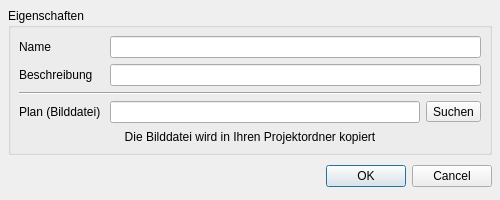
<ui version="4.0" >
 <author></author>
 <comment></comment>
 <exportmacro></exportmacro>
 <class>TerrainEditDialog</class>
 <widget class="QDialog" name="TerrainEditDialog" >
  <property name="geometry" >
   <rect>
    <x>0</x>
    <y>0</y>
    <width>500</width>
    <height>200</height>
   </rect>
  </property>
  <property name="sizePolicy" >
   <sizepolicy>
    <hsizetype>0</hsizetype>
    <vsizetype>0</vsizetype>
    <horstretch>0</horstretch>
    <verstretch>0</verstretch>
   </sizepolicy>
  </property>
  <property name="windowTitle" >
   <string>Gelände bearbeiten</string>
  </property>
  <layout class="QGridLayout" >
   <property name="margin" >
    <number>8</number>
   </property>
   <property name="spacing" >
    <number>6</number>
   </property>
   <item row="0" column="0" >
    <widget class="QGroupBox" name="groupBox" >
     <property name="title" >
      <string>Eigenschaften</string>
     </property>
     <layout class="QGridLayout" >
      <property name="margin" >
       <number>8</number>
      </property>
      <property name="spacing" >
       <number>6</number>
      </property>
      <item row="2" column="0" colspan="3" >
       <widget class="Line" name="line" >
        <property name="orientation" >
         <enum>Qt::Horizontal</enum>
        </property>
       </widget>
      </item>
      <item row="1" column="1" colspan="2" >
       <widget class="QLineEdit" name="lineEditDesc" />
      </item>
      <item row="0" column="1" colspan="2" >
       <widget class="QLineEdit" name="lineEditName" />
      </item>
      <item row="1" column="0" >
       <widget class="QLabel" name="label_2" >
        <property name="text" >
         <string>Beschreibung</string>
        </property>
       </widget>
      </item>
      <item row="0" column="0" >
       <widget class="QLabel" name="label" >
        <property name="text" >
         <string>Name</string>
        </property>
       </widget>
      </item>
      <item row="3" column="0" >
       <widget class="QLabel" name="label_2_2" >
        <property name="text" >
         <string>Plan (Bilddatei) </string>
        </property>
       </widget>
      </item>
      <item row="3" column="1" >
       <widget class="QLineEdit" name="lineEditPlanFile" >
        <property name="enabled" >
         <bool>true</bool>
        </property>
        <property name="frame" >
         <bool>true</bool>
        </property>
        <property name="readOnly" >
         <bool>true</bool>
        </property>
       </widget>
      </item>
      <item row="3" column="2" >
       <widget class="QToolButton" name="buttonPlanFileSearch" >
        <property name="enabled" >
         <bool>true</bool>
        </property>
        <property name="text" >
         <string>Suchen</string>
        </property>
       </widget>
      </item>
      <item row="4" column="0" colspan="3" >
       <widget class="QLabel" name="label_3" >
        <property name="text" >
         <string>Die Bilddatei wird in Ihren Projektordner kopiert</string>
        </property>
        <property name="alignment" >
         <set>Qt::AlignCenter</set>
        </property>
       </widget>
      </item>
     </layout>
    </widget>
   </item>
   <item row="1" column="0" >
    <layout class="QHBoxLayout" >
     <property name="margin" >
      <number>0</number>
     </property>
     <property name="spacing" >
      <number>6</number>
     </property>
     <item>
      <spacer>
       <property name="orientation" >
        <enum>Qt::Horizontal</enum>
       </property>
       <property name="sizeHint" >
        <size>
         <width>131</width>
         <height>31</height>
        </size>
       </property>
      </spacer>
     </item>
     <item>
      <widget class="QPushButton" name="okButton" >
       <property name="text" >
        <string>OK</string>
       </property>
      </widget>
     </item>
     <item>
      <widget class="QPushButton" name="cancelButton" >
       <property name="text" >
        <string>Cancel</string>
       </property>
      </widget>
     </item>
    </layout>
   </item>
  </layout>
 </widget>
 <pixmapfunction></pixmapfunction>
 <resources/>
 <connections>
  <connection>
   <sender>okButton</sender>
   <signal>clicked()</signal>
   <receiver>TerrainEditDialog</receiver>
   <slot>accept()</slot>
   <hints>
    <hint type="sourcelabel" >
     <x>278</x>
     <y>253</y>
    </hint>
    <hint type="destinationlabel" >
     <x>96</x>
     <y>254</y>
    </hint>
   </hints>
  </connection>
  <connection>
   <sender>cancelButton</sender>
   <signal>clicked()</signal>
   <receiver>TerrainEditDialog</receiver>
   <slot>reject()</slot>
   <hints>
    <hint type="sourcelabel" >
     <x>369</x>
     <y>253</y>
    </hint>
    <hint type="destinationlabel" >
     <x>179</x>
     <y>282</y>
    </hint>
   </hints>
  </connection>
 </connections>
</ui>
